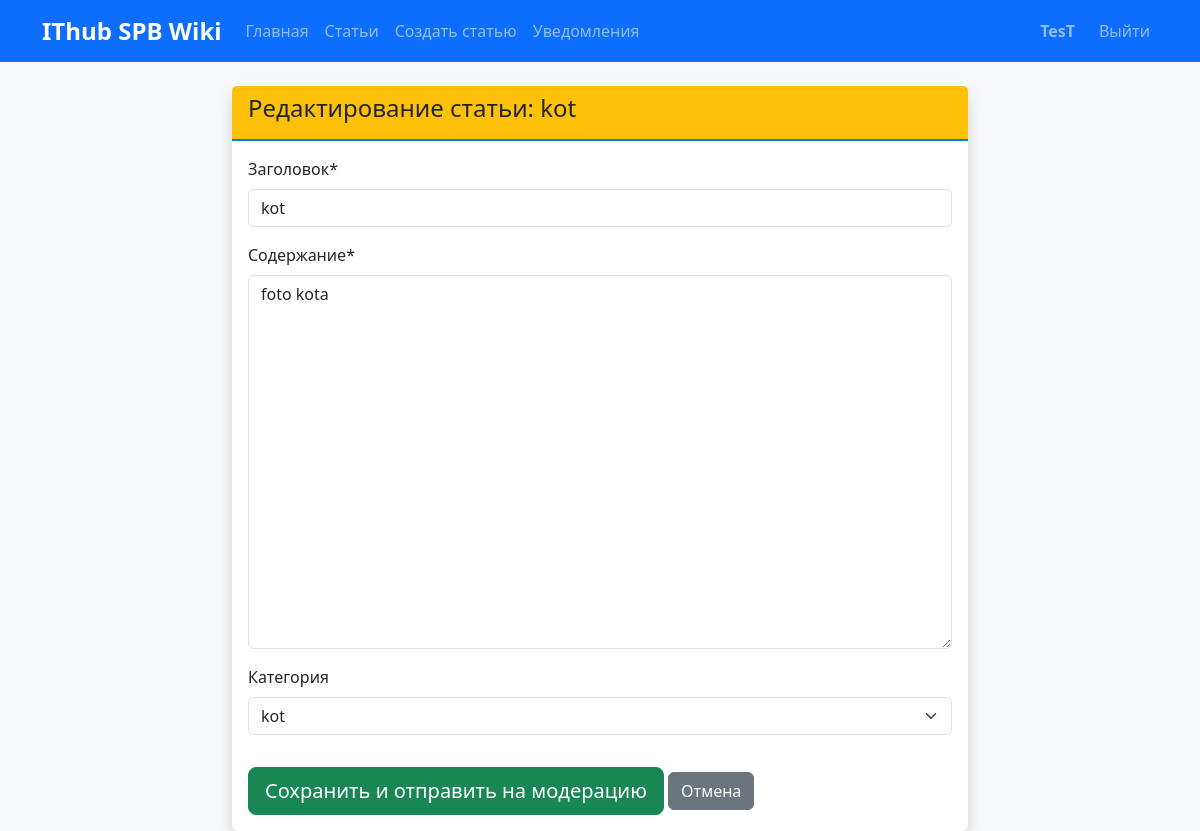
Screenshot of /article/17/edit/ (signed in) with the database file from the repository.
### articles/models.py (models this page shows, shortened)
class Article(models.Model):
    STATUS_CHOICES = [
        ("draft", "Черновик"),
        ("pending", "На модерации"),
        ("published", "Опубликовано"),
        ("rejected", "Отклонено"),
    ]
    title = models.CharField("Заголовок", max_length=200)
    content = models.TextField("Содержание")
    category = models.ForeignKey(
        Category,
        on_delete=models.SET_NULL,
        null=True,
        blank=True,
        verbose_name="Категория",
        related_name="articles",
    )
    author = models.ForeignKey(
        User, on_delete=models.CASCADE, verbose_name="Автор", related_name="articles"
    )
    status = models.CharField(
        "Статус", max_length=20, choices=STATUS_CHOICES, default="pending"
    )
    created_at = models.DateTimeField("Создано", auto_now_add=True)
    updated_at = models.DateTimeField("Обновлено", auto_now=True)
    published_at = models.DateTimeField("Опубликовано", null=True, blank=True)
    moderation_comment = models.TextField("Комментарий модератора", blank=True)
    moderator = models.ForeignKey(
        User,
        on_delete=models.SET_NULL,
        null=True,
        blank=True,
        verbose_name="Модератор",
        related_name="moderated_articles",
    )
    views_count = models.PositiveIntegerField("Просмотры", default=0)
    class Meta:
        verbose_name = "Статья"
        verbose_name_plural = "Статьи"
        ordering = ["-created_at"]

### articles/views.py (the view)
# urls.py: path("article/<int:pk>/edit/", views.edit_article, name="edit_article"),
@login_required
def edit_article(request, pk):
    article = get_object_or_404(Article, pk=pk)
    if request.method == "POST":
        form = ArticleForm(request.POST, instance=article)
        if form.is_valid():
            article = form.save(commit=False)
            article.status = "pending"
            article.moderator = None
            article.moderation_comment = ""
            article.save()
            messages.success(
                request,
                "Статья успешно отредактирована и отправлена на повторную модерацию.",
            )
            return redirect("articles:home.html", pk=article.pk)
    else:
        form = ArticleForm(instance=article)
    return render(
        request, "articles/editarticle.html", {"form": form, "article": article}
    )

### articles/forms.py
class ArticleForm(forms.ModelForm):
    class Meta:
        model = Article
        fields = ["title", "content", "category"]
        widgets = {
            "title": forms.TextInput(attrs={"class": "form-control"}),
            "content": forms.Textarea(attrs={"class": "form-control", "rows": 15}),
            "category": forms.Select(attrs={"class": "form-control"}),
        }

### articles/models.py (called while the page is built)
    def __str__(self):
        return self.name

### articles/templates/articles/editarticle.html (shortened to what this page needs)
{% extends 'articles/base.html' %}
{% load crispy_forms_tags %}
{% block content %}
<div class="row justify-content-center">
    <div class="col-lg-8">
        <div class="card shadow">
            <div class="card-header bg-warning">
                <h4>Редактирование статьи: {{ article.title }}</h4>
            </div>
            <div class="card-body">
                <form method="post">
                    {{ form|crispy }}
                    <button type="submit" class="btn btn-success btn-lg mt-3">
                        Сохранить и отправить на модерацию
                    </button>
                    <a href="{% url 'articles:article_detail' article.pk %}" class="btn btn-secondary mt-3">
                        Отмена
                    </a>
                </form>
            </div>
        </div>
    </div>
</div>
{% endblock %}

### articles/templates/articles/base.html (shortened to what this page needs)
{% load static %}
<!DOCTYPE html>
<html lang="ru">
<head>
    <link href="https://cdn.jsdelivr.net/npm/bootstrap@5.3.3/dist/css/bootstrap.min.css" rel="stylesheet">
    <link rel="stylesheet" href="{% static 'css/style.css' %}">
</head>
<body>
    <nav class="navbar navbar-expand-lg navbar-dark bg-primary">
        <div class="container">
            <a class="navbar-brand fw-bold" href="{% url 'articles:home' %}">IThub SPB Wiki</a>
            <div class="collapse navbar-collapse" id="navbarNav">
                <ul class="navbar-nav me-auto">
                    <li class="nav-item"><a class="nav-link" href="{% url 'articles:home' %}">Главная</a></li>
                    <li class="nav-item"><a class="nav-link" href="{% url 'articles:article_list' %}">Статьи</a></li>
                    {% if user.is_authenticated %}
                        <li class="nav-item"><a class="nav-link" href="{% url 'articles:create_article' %}">Создать статью</a></li>
                        <li class="nav-item">
                        <li class="nav-item">
                        <a class="nav-link" href="{% url 'articles:notifications' %}">Уведомления</a></li>
                    {% endif %}
                </ul>
                <ul class="navbar-nav">
                    {% if user.is_authenticated %}
                        <li class="nav-item navbar-text me-3">
                            <strong>{{ user.username }}</strong>
                        </li>
                        <li class="nav-item">
                            <a class="nav-link" href="{% url 'articles:logout' %}">Выйти</a>
                        </li>
                    {% else %}
                        <li class="nav-item"><a class="nav-link" href="{% url 'articles:login' %}">Войти</a></li>
                        <li class="nav-item"><a class="nav-link" href="{% url 'articles:register' %}">Регистрация</a></li>
                    {% endif %}
                </ul>
            </div>
        </div>
    </nav>
    <div class="container mt-4">
        {% block content %}{% endblock %}
    </div>
</body>
</html>

### static/css/style.css (style rules this page uses)
body { background-color: #f8f9fa; font-family: 'Segoe UI', Tahoma, Geneva, Verdana, sans-serif; }
.navbar-brand { font-weight: bold; font-size: 1.5rem; }
.card { border: none; transition: transform 0.2s, box-shadow 0.2s; }
.card-header { border-bottom: 2px solid #007bff; background-color: #fff; }
.card { animation: fadeIn 0.5s ease-out; }

### rows the page displays
Article: title "kot", content "foto kota", category "kot"

### other values shown
{{ user.username }} "TesT"
